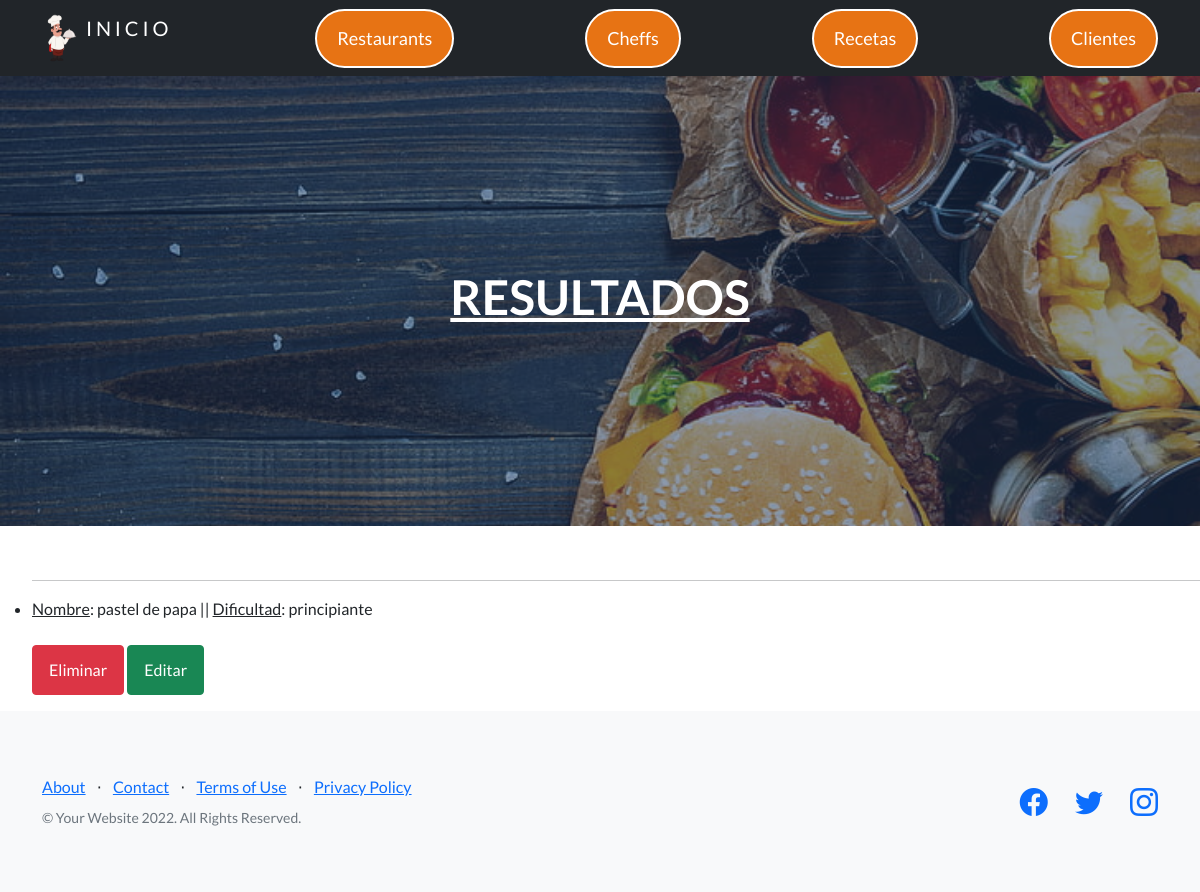
The page /Capuchino/leerReceta/ on the database as committed earlier.
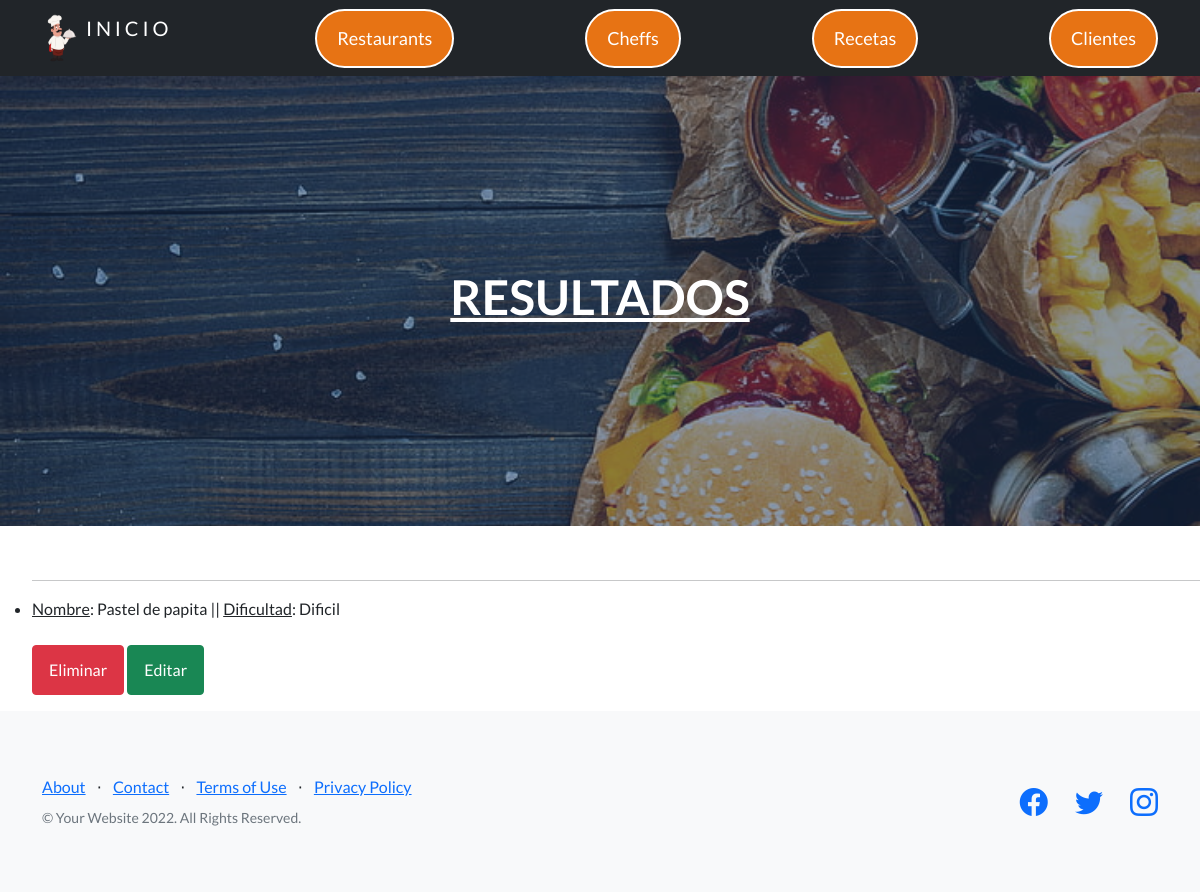
The same page on the database as committed later.
### Capuchino/models.py (models this page shows, shortened)
class Receta(models.Model):
    nombre= models.CharField(max_length=40)
    dificultad= models.CharField(max_length=50)
    pasos= models.CharField(max_length=2500)

### Capuchino/views.py (the view)
# urls.py: path('leerReceta/', leerReceta, name='leerReceta'),
def leerReceta(request):
    receta= Receta.objects.all()
    return render(request, 'Capuchino/leerReceta.html', {'recetas':receta})

### Capuchino/templates/Capuchino/leerReceta.html (shortened to what this page needs)
{% extends 'Capuchino/padre2.html' %}
{% load static %}
{% block edit %}
{% static 'Capuchino/css/styles_recetas.css' %}
{% endblock%}
{% block contenido_2 %}
<h2 style="color:white"> Listado de recetas </h2>
<ul>
    {% for receta in recetas %}
        <hr>
        <li> <u>Nombre</u>: {{ receta.nombre }} || <u>Dificultad</u>: {{ receta.dificultad }}</li>
        <br>
        <a class='btn btn-danger' href={% url 'eliminarReceta' receta.id %}>Eliminar</a>
        <a class='btn btn-success' href={% url 'editarReceta' receta.id %}>Editar</a>
    {% endfor %}
</ul>
{% endblock %}

Rows that differ between the two databases and show on the page:
changed Receta: nombre "pastel de papa" → "Pastel de papita"; dificultad "principiante" → "Dificil"
